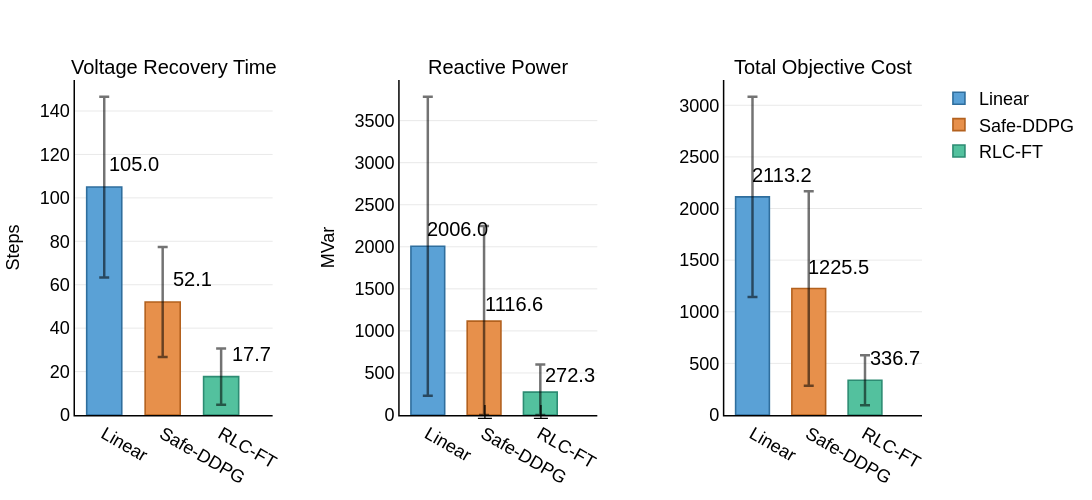

Notebook source saved alongside this figure:
### Code cell
import json
import os

import numpy as np
import plotly.graph_objects as go
from plotly.subplots import make_subplots

load_result("123bus_linear_metrics")
load_result("123bus_safe_ddpg_metrics")
load_result("123bus_rlcft_metrics")

# 56-bus style comparison figure, generated from the latest 123-bus simulation results.
methods = ['Linear', 'Safe-DDPG', 'RLC-FT']
metrics = ['Voltage Recovery Time', 'Reactive Power', 'Total Objective Cost']

base_succ_arr = np.asarray(base_succ_list)
safe_succ_arr = np.asarray(safe_succ_list)
rlc_succ_arr = np.asarray(success_list)

data = {
    'Voltage Recovery Time': {
        'means': [
            np.mean(base_succ_arr[:, 1]),
            np.mean(safe_succ_arr[:, 1]),
            np.mean(rlc_succ_arr[:, 1]),
        ],
        'stds': [
            np.std(base_succ_arr[:, 1]),
            np.std(safe_succ_arr[:, 1]),
            np.std(rlc_succ_arr[:, 1]),
        ],
        'unit': 'Steps',
    },
    'Reactive Power': {
        'means': [
            np.mean(base_control_cost),
            np.mean(safe_contorl_cost),
            np.mean(control_cost),
        ],
        'stds': [
            np.std(base_control_cost),
            np.std(safe_contorl_cost),
            np.std(control_cost),
        ],
        'unit': 'MVar',
    },
    'Total Objective Cost': {
        'means': [
            np.mean(base_object_cost),
            np.mean(safe_object_cost),
            np.mean(object_cost),
        ],
        'stds': [
            np.std(base_object_cost),
            np.std(safe_object_cost),
            np.std(object_cost),
        ],
        'unit': '',
    },
}

print("Calculated Statistics:")
truncation_info = []
for metric in metrics:
    print(f"\n{metric}:")
    for i, method in enumerate(methods):
        mean_val = data[metric]['means'][i]
        std_val = data[metric]['stds'][i]
        if mean_val - std_val < 0:
            truncation_info.append(f"{metric} - {method}")
            print(f"  {method}: {mean_val:.2f} +/- {std_val:.2f} (truncated at 0)")
        else:
            print(f"  {method}: {mean_val:.2f} +/- {std_val:.2f}")

colors = {
    'Linear': '#5AA1D6',
    'Safe-DDPG': '#E7904B',
    'RLC-FT': '#53C19E',
}
colors_edge = {
    'Linear': '#2F6E9D',
    'Safe-DDPG': '#B3611E',
    'RLC-FT': '#2D8C73',
}
err_color = 'rgba(0,0,0,0.55)'

fig = make_subplots(
    rows=1,
    cols=3,
    subplot_titles=[metric for metric in metrics],
    horizontal_spacing=0.15,
)

for i, metric in enumerate(metrics):
    means = data[metric]['means']
    stds = data[metric]['stds']

    for j, method in enumerate(methods):
        mean_val = means[j]
        std_val = stds[j]
        is_truncated = (mean_val - std_val) < 0
        error_minus = mean_val if is_truncated else std_val
        error_plus = std_val

        fig.add_trace(
            go.Bar(
                x=[method],
                y=[mean_val],
                error_y=dict(
                    type='data',
                    symmetric=False,
                    array=[error_plus],
                    arrayminus=[error_minus],
                    visible=True,
                    thickness=2.5,
                    width=5,
                    color=err_color,
                ),
                name=method,
                marker_color=colors[method],
                marker_line=dict(width=1.6, color=colors_edge[method]),
                showlegend=(i == 0),
                width=0.6,
            ),
            row=1,
            col=i + 1,
        )

        fig.add_annotation(
            x=method,
            y=mean_val + max(means) * 0.1,
            xshift=30,
            text=f"{mean_val:.1f}",
            showarrow=False,
            font=dict(size=16, color='black'),
            row=1,
            col=i + 1,
        )

        if is_truncated:
            fig.add_annotation(
                x=method,
                y=max(means) * 0.02,
                text="⊥",
                showarrow=False,
                font=dict(size=16, color='red'),
                row=1,
                col=i + 1,
            )

fig.update_layout(
    width=1200,
    height=500,
    font=dict(family="Arial, sans-serif", size=20, color="black"),
    plot_bgcolor='white',
    paper_bgcolor='white',
    legend=dict(
        x=1.02,
        y=1,
        xanchor='left',
        yanchor='top',
        bgcolor='rgba(255,255,255,0.6)',
        bordercolor='rgba(0,0,0,0)',
        font=dict(size=18),
    ),
    margin=dict(l=70, r=140, t=80, b=70),
)

y_axis_titles = [
    data['Voltage Recovery Time']['unit'],
    data['Reactive Power']['unit'],
    data['Total Objective Cost']['unit'],
]

for i in range(1, 4):
    fig.update_xaxes(
        row=1,
        col=i,
        showgrid=False,
        showline=True,
        linewidth=1.5,
        linecolor='black',
        tickfont=dict(size=18),
    )

    fig.update_yaxes(
        row=1,
        col=i,
        title=dict(text=y_axis_titles[i - 1], font=dict(size=18, color='black')),
        showgrid=True,
        gridwidth=0.5,
        gridcolor='lightgray',
        showline=True,
        linewidth=1.5,
        linecolor='black',
        tickfont=dict(size=18),
        rangemode='tozero',
    )

for annotation in fig['layout']['annotations']:
    annotation['font'] = dict(size=20, color='black')

fig.show()

if truncation_info:
    print("\n⊥ Truncation Applied (error bars cut at zero for):")
    for info in truncation_info:
        print(f"  - {info}")
    print("Note: Red ⊥ symbols indicate where error bars were truncated at zero")

print("\n" + "=" * 50)
print("Data Quality Summary:")
for metric in metrics:
    means = data[metric]['means']
    stds = data[metric]['stds']
    print(f"\n{metric}:")
    for j, method in enumerate(methods):
        cv = (stds[j] / means[j]) * 100 if means[j] != 0 else float('nan')
        truncated = "Yes" if (means[j] - stds[j]) < 0 else "No"
        print(f"  {method}: CV={cv:.1f}%, Truncated={truncated}")

output_dir = os.path.join(Config.data_path, "images", "123bus")
os.makedirs(output_dir, exist_ok=True)

fig.write_image(os.path.join(output_dir, "performance_comparison.png"), width=1200, height=500, scale=2)
fig.write_image(os.path.join(output_dir, "performance_comparison.pdf"), width=1200, height=500)
fig.write_image(os.path.join(output_dir, "performance_comparison_5000.png"), width=1200, height=500, scale=2)
fig.write_image(os.path.join(output_dir, "performance_comparison_5000.pdf"), width=1200, height=500)


def _method_summary(method_idx, success_arr, fail_list, entire_list):
    return {
        "success_count": int(len(success_arr)),
        "fail_count": int(len(fail_list)),
        "entire_count": int(len(entire_list)),
        "recovery_mean": float(data['Voltage Recovery Time']['means'][method_idx]),
        "recovery_std": float(data['Voltage Recovery Time']['stds'][method_idx]),
        "control_mean": float(data['Reactive Power']['means'][method_idx]),
        "control_std": float(data['Reactive Power']['stds'][method_idx]),
        "object_mean": float(data['Total Objective Cost']['means'][method_idx]),
        "object_std": float(data['Total Objective Cost']['stds'][method_idx]),
    }


summary = {
    "Linear": _method_summary(0, base_succ_arr, base_fail_list, base_entire_list),
    "Safe-DDPG": _method_summary(1, safe_succ_arr, safe_fail_list, safe_entire_list),
    "RLC-FT": _method_summary(2, rlc_succ_arr, fail_list, entire_list),
}

figure_data = {
    metric: {
        "means": [float(v) for v in data[metric]["means"]],
        "stds": [float(v) for v in data[metric]["stds"]],
        "unit": data[metric]["unit"],
    }
    for metric in metrics
}

stats_path = os.path.join(output_dir, "performance_main_5000_stats.json")
with open(stats_path, "w", encoding="utf-8") as f:
    json.dump(
        {
            "episodes": int(episode_num),
            "step_num": int(step_num),
            "summary": summary,
            "figure_data": figure_data,
            "truncation_info": truncation_info,
        },
        f,
        indent=2,
    )

print(f"Saved 123-bus 5000-scenario stats to {stats_path}")

### Figure 1 — Plotly figure (JSON) as saved in the notebook; plotly's stock layout.template omitted (floating-point values rounded to 4 significant figures)
{"data": [{"error_y": {"array": [41.59], "arrayminus": [41.59], "color": "rgba(0,0,0,0.55)", "symmetric": false, "thickness": 2.5, "type": "data", "visible": true, "width": 5}, "marker": {"color": "#5AA1D6", "line": {"color": "#2F6E9D", "width": 1.6}}, "name": "Linear", "showlegend": true, "type": "bar", "width": 0.6, "x": ["Linear"], "xaxis": "x", "y": [105.0], "yaxis": "y"}, {"error_y": {"array": [25.36], "arrayminus": [25.36], "color": "rgba(0,0,0,0.55)", "symmetric": false, "thickness": 2.5, "type": "data", "visible": true, "width": 5}, "marker": {"color": "#E7904B", "line": {"color": "#B3611E", "width": 1.6}}, "name": "Safe-DDPG", "showlegend": true, "type": "bar", "width": 0.6, "x": ["Safe-DDPG"], "xaxis": "x", "y": [52.07], "yaxis": "y"}, {"error_y": {"array": [12.95], "arrayminus": [12.95], "color": "rgba(0,0,0,0.55)", "symmetric": false, "thickness": 2.5, "type": "data", "visible": true, "width": 5}, "marker": {"color": "#53C19E", "line": {"color": "#2D8C73", "width": 1.6}}, "name": "RLC-FT", "showlegend": true, "type": "bar", "width": 0.6, "x": ["RLC-FT"], "xaxis": "x", "y": [17.68], "yaxis": "y"}, {"error_y": {"array": [1778.0], "arrayminus": [1778.0], "color": "rgba(0,0,0,0.55)", "symmetric": false, "thickness": 2.5, "type": "data", "visible": true, "width": 5}, "marker": {"color": "#5AA1D6", "line": {"color": "#2F6E9D", "width": 1.6}}, "name": "Linear", "showlegend": false, "type": "bar", "width": 0.6, "x": ["Linear"], "xaxis": "x2", "y": [2006.0], "yaxis": "y2"}, {"error_y": {"array": [1131.0], "arrayminus": [1117.0], "color": "rgba(0,0,0,0.55)", "symmetric": false, "thickness": 2.5, "type": "data", "visible": true, "width": 5}, "marker": {"color": "#E7904B", "line": {"color": "#B3611E", "width": 1.6}}, "name": "Safe-DDPG", "showlegend": false, "type": "bar", "width": 0.6, "x": ["Safe-DDPG"], "xaxis": "x2", "y": [1117.0], "yaxis": "y2"}, {"error_y": {"array": [328.1], "arrayminus": [272.3], "color": "rgba(0,0,0,0.55)", "symmetric": false, "thickness": 2.5, "type": "data", "visible": true, "width": 5}, "marker": {"color": "#53C19E", "line": {"color": "#2D8C73", "width": 1.6}}, "name": "RLC-FT", "showlegend": false, "type": "bar", "width": 0.6, "x": ["RLC-FT"], "xaxis": "x2", "y": [272.3], "yaxis": "y2"}, {"error_y": {"array": [969.3], "arrayminus": [969.3], "color": "rgba(0,0,0,0.55)", "symmetric": false, "thickness": 2.5, "type": "data", "visible": true, "width": 5}, "marker": {"color": "#5AA1D6", "line": {"color": "#2F6E9D", "width": 1.6}}, "name": "Linear", "showlegend": false, "type": "bar", "width": 0.6, "x": ["Linear"], "xaxis": "x3", "y": [2113.0], "yaxis": "y3"}, {"error_y": {"array": [942.5], "arrayminus": [942.5], "color": "rgba(0,0,0,0.55)", "symmetric": false, "thickness": 2.5, "type": "data", "visible": true, "width": 5}, "marker": {"color": "#E7904B", "line": {"color": "#B3611E", "width": 1.6}}, "name": "Safe-DDPG", "showlegend": false, "type": "bar", "width": 0.6, "x": ["Safe-DDPG"], "xaxis": "x3", "y": [1225.0], "yaxis": "y3"}, {"error_y": {"array": [242.4], "arrayminus": [242.4], "color": "rgba(0,0,0,0.55)", "symmetric": false, "thickness": 2.5, "type": "data", "visible": true, "width": 5}, "marker": {"color": "#53C19E", "line": {"color": "#2D8C73", "width": 1.6}}, "name": "RLC-FT", "showlegend": false, "type": "bar", "width": 0.6, "x": ["RLC-FT"], "xaxis": "x3", "y": [336.7], "yaxis": "y3"}], "layout": {"annotations": [{"font": {"color": "black", "size": 20}, "showarrow": false, "text": "Voltage Recovery Time", "x": 0.1167, "xanchor": "center", "xref": "paper", "y": 1, "yanchor": "bottom", "yref": "paper"}, {"font": {"color": "black", "size": 20}, "showarrow": false, "text": "Reactive Power", "x": 0.5, "xanchor": "center", "xref": "paper", "y": 1, "yanchor": "bottom", "yref": "paper"}, {"font": {"color": "black", "size": 20}, "showarrow": false, "text": "Total Objective Cost", "x": 0.8833, "xanchor": "center", "xref": "paper", "y": 1, "yanchor": "bottom", "yref": "paper"}, {"font": {"color": "black", "size": 20}, "showarrow": false, "text": "105.0", "x": "Linear", "xref": "x", "xshift": 30, "y": 115.5, "yref": "y"}, {"font": {"color": "black", "size": 20}, "showarrow": false, "text": "52.1", "x": "Safe-DDPG", "xref": "x", "xshift": 30, "y": 62.56, "yref": "y"}, {"font": {"color": "black", "size": 20}, "showarrow": false, "text": "17.7", "x": "RLC-FT", "xref": "x", "xshift": 30, "y": 28.18, "yref": "y"}, {"font": {"color": "black", "size": 20}, "showarrow": false, "text": "2006.0", "x": "Linear", "xref": "x2", "xshift": 30, "y": 2207.0, "yref": "y2"}, {"font": {"color": "black", "size": 20}, "showarrow": false, "text": "1116.6", "x": "Safe-DDPG", "xref": "x2", "xshift": 30, "y": 1317.0, "yref": "y2"}, {"font": {"color": "black", "size": 20}, "showarrow": false, "text": "⊥", "x": "Safe-DDPG", "xref": "x2", "y": 40.12, "yref": "y2"}, {"font": {"color": "black", "size": 20}, "showarrow": false, "text": "272.3", "x": "RLC-FT", "xref": "x2", "xshift": 30, "y": 472.9, "yref": "y2"}, {"font": {"color": "black", "size": 20}, "showarrow": false, "text": "⊥", "x": "RLC-FT", "xref": "x2", "y": 40.12, "yref": "y2"}, {"font": {"color": "black", "size": 20}, "showarrow": false, "text": "2113.2", "x": "Linear", "xref": "x3", "xshift": 30, "y": 2325.0, "yref": "y3"}, {"font": {"color": "black", "size": 20}, "showarrow": false, "text": "1225.5", "x": "Safe-DDPG", "xref": "x3", "xshift": 30, "y": 1437.0, "yref": "y3"}, {"font": {"color": "black", "size": 20}, "showarrow": false, "text": "336.7", "x": "RLC-FT", "xref": "x3", "xshift": 30, "y": 548.1, "yref": "y3"}], "font": {"color": "black", "family": "Arial, sans-serif", "size": 20}, "height": 500, "legend": {"bgcolor": "rgba(255,255,255,0.6)", "bordercolor": "rgba(0,0,0,0)", "font": {"size": 18}, "x": 1.02, "xanchor": "left", "y": 1, "yanchor": "top"}, "margin": {"b": 70, "l": 70, "r": 140, "t": 80}, "paper_bgcolor": "white", "plot_bgcolor": "white", "width": 1200, "xaxis": {"anchor": "y", "domain": [0, 0.2333], "linecolor": "black", "linewidth": 1.5, "showgrid": false, "showline": true, "tickfont": {"size": 18}}, "xaxis2": {"anchor": "y2", "domain": [0.3833, 0.6167], "linecolor": "black", "linewidth": 1.5, "showgrid": false, "showline": true, "tickfont": {"size": 18}}, "xaxis3": {"anchor": "y3", "domain": [0.7667, 1.0], "linecolor": "black", "linewidth": 1.5, "showgrid": false, "showline": true, "tickfont": {"size": 18}}, "yaxis": {"anchor": "x", "domain": [0, 1], "gridcolor": "lightgray", "gridwidth": 0.5, "linecolor": "black", "linewidth": 1.5, "rangemode": "tozero", "showgrid": true, "showline": true, "tickfont": {"size": 18}, "title": {"font": {"color": "black", "size": 18}, "text": "Steps"}}, "yaxis2": {"anchor": "x2", "domain": [0, 1], "gridcolor": "lightgray", "gridwidth": 0.5, "linecolor": "black", "linewidth": 1.5, "rangemode": "tozero", "showgrid": true, "showline": true, "tickfont": {"size": 18}, "title": {"font": {"color": "black", "size": 18}, "text": "MVar"}}, "yaxis3": {"anchor": "x3", "domain": [0, 1], "gridcolor": "lightgray", "gridwidth": 0.5, "linecolor": "black", "linewidth": 1.5, "rangemode": "tozero", "showgrid": true, "showline": true, "tickfont": {"size": 18}, "title": {"font": {"color": "black", "size": 18}, "text": ""}}}}
